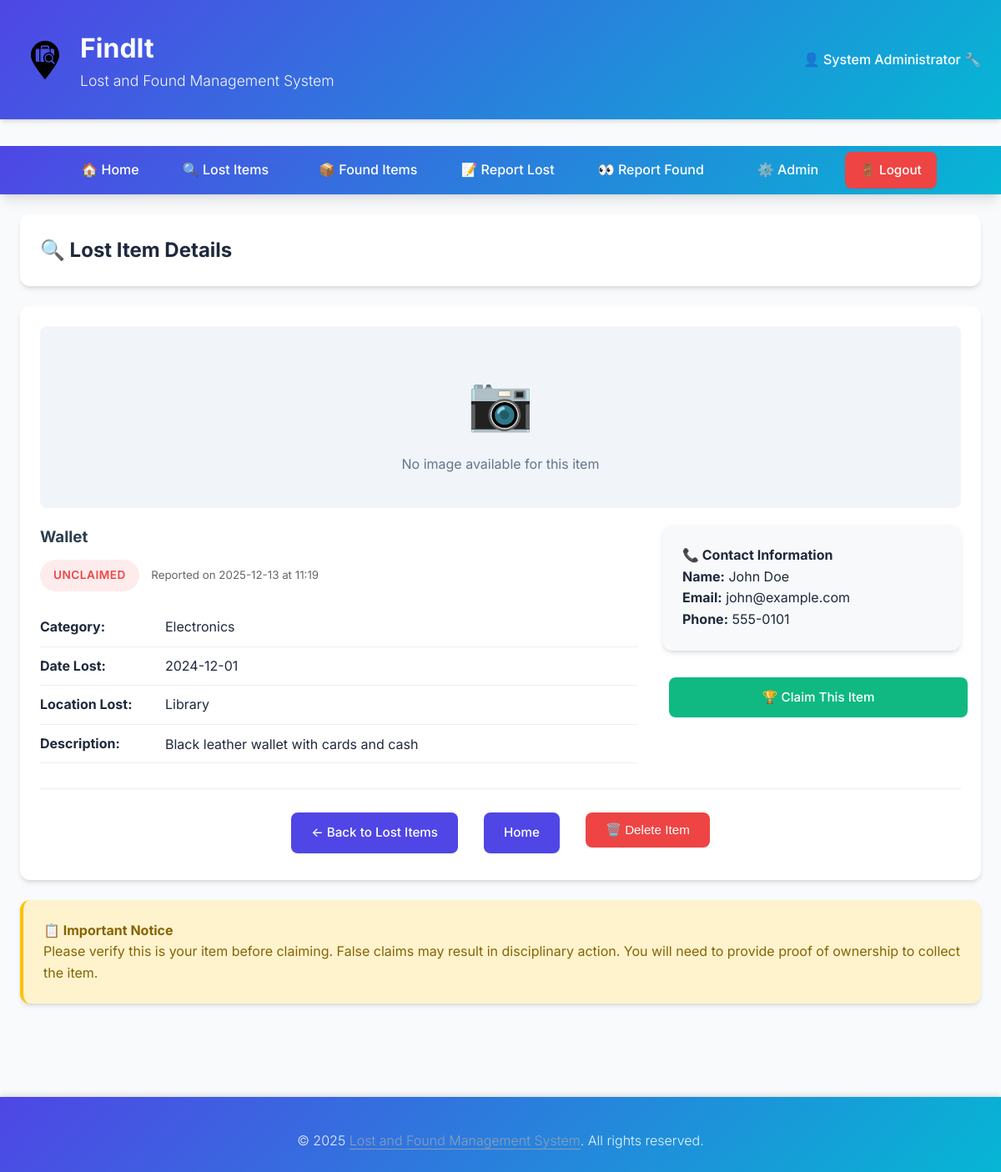
Page /item/lost/1 (signed in) on the committed database.
### tables this page shows
CREATE TABLE lost_items (
    id INTEGER PRIMARY KEY AUTOINCREMENT,
    item_name VARCHAR(100) NOT NULL,
    category VARCHAR(50) NOT NULL,
    description TEXT,
    lost_date DATE NOT NULL,
    location VARCHAR(200) NOT NULL,
    contact_name VARCHAR(100) NOT NULL,
    contact_email VARCHAR(100),
    contact_phone VARCHAR(20),
    status VARCHAR(20) DEFAULT 'unclaimed',  -- unclaimed, claimed, returned
    created_at TIMESTAMP DEFAULT CURRENT_TIMESTAMP,
    updated_at TIMESTAMP DEFAULT CURRENT_TIMESTAMP
, image_filename VARCHAR(255), user_id INTEGER);

### app.py (the view)
@app.route('/item/lost/<int:item_id>')
@login_required
def view_lost_item(item_id):
    db = get_db()
    item = db.execute(
        'SELECT * FROM lost_items WHERE id = ?', (item_id,)
    ).fetchone()
    if item is None:
        flash('Item not found!', 'error')
        return redirect(url_for('list_lost'))
    return render_template('view_lost_item.html', item=item)

### app.py (called while the page is built)
def get_db():
    conn = sqlite3.connect(DATABASE)
    conn.row_factory = sqlite3.Row
    return conn

def login_required(f):
    @wraps(f)
    def decorated_function(*args, **kwargs):
        if 'user_id' not in session:
            flash('Please login to access this page.', 'error')
            return redirect(url_for('login'))
        return f(*args, **kwargs)
    return decorated_function

### templates/view_lost_item.html (shortened to what this page needs)
{% extends "base.html" %}
{% block content %}
<div class="card">
    <h2>🔍 Lost Item Details</h2>
</div>
<div class="card">
    <div style="margin-bottom: 20px; text-align: center;">
        {% if item.image_filename %}
            <img src="{{ url_for('uploaded_file', filename=item.image_filename) }}"
                 style="max-width: 100%; max-height: 300px; object-fit: contain; border-radius: 8px; box-shadow: var(--shadow-md);"
                 alt="{{ item.item_name }}">
        {% else %}
            <div style="background-color: #f1f5f9; padding: 40px; border-radius: 8px;">
                <span style="font-size: 4rem; margin: 0;">📷</span>
                <p style="margin-top: 10px; color: var(--text-secondary);">No image available for this item</p>
            </div>
        {% endif %}
    </div>
    <div style="display: grid; grid-template-columns: 2fr 1fr; gap: 30px;">
        <div>
            <h3 style="color: #2c3e50; margin-top: 0;">{{ item.item_name }}</h3>
            <div style="margin-bottom: 20px;">
                <span class="status-badge status-{{ item.status }}">{{ item.status }}</span>
                <small style="margin-left: 10px; color: #666;">
                    Reported on {{ item.created_at[:10] }} at {{ item.created_at[11:16] }}
                </small>
            </div>
            <table style="width: 100%; border-collapse: collapse;">
                <tr style="border-bottom: 1px solid #eee;">
                    <td style="padding: 10px 0; font-weight: bold; width: 150px;">Category:</td>
                    <td style="padding: 10px 0;">{{ item.category }}</td>
                </tr>
                <tr style="border-bottom: 1px solid #eee;">
                    <td style="padding: 10px 0; font-weight: bold;">Date Lost:</td>
                    <td style="padding: 10px 0;">{{ item.lost_date }}</td>
                </tr>
                <tr style="border-bottom: 1px solid #eee;">
                    <td style="padding: 10px 0; font-weight: bold;">Location Lost:</td>
                    <td style="padding: 10px 0;">{{ item.location }}</td>
                </tr>
                {% if item.description %}
                <tr style="border-bottom: 1px solid #eee;">
                    <td style="padding: 10px 0; font-weight: bold; vertical-align: top;">Description:</td>
                    <td style="padding: 10px 0; line-height: 1.5;">{{ item.description }}</td>
                </tr>
                {% endif %}
            </table>
        </div>
        <div>
            <div class="card" style="background-color: #f8f9fa;">
                <h4 style="margin-top: 0;">📞 Contact Information</h4>
                <p><strong>Name:</strong> {{ item.contact_name }}</p>
                {% if item.contact_email %}
                <p><strong>Email:</strong> {{ item.contact_email }}</p>
                {% endif %}
                {% if item.contact_phone %}
                <p><strong>Phone:</strong> {{ item.contact_phone }}</p>
                {% endif %}
            </div>
            {% if item.status == 'unclaimed' %}
            <div style="text-align: center; margin-top: 20px;">
                <a href="{{ url_for('claim_lost_item', item_id=item.id) }}" class="btn btn-success" style="width: 100%;">
                    🏆 Claim This Item
                </a>
            </div>
            {% endif %}
        </div>
    </div>
    <div style="margin-top: 30px; padding-top: 20px; border-top: 1px solid #eee;">
        <div style="display: flex; gap: 15px; justify-content: center; flex-wrap: wrap;">
            <a href="{{ url_for('list_lost') }}" class="btn">← Back to Lost Items</a>
            <a href="{{ url_for('index') }}" class="btn">Home</a>
            {% if session and ('user_role' in session and session.user_role == 'admin') or ('user_id' in session and session.user_id == item.user_id) %}
            <form method="POST" action="{{ url_for('delete_lost', item_id=item.id) }}" style="margin: 0;">
                <button type="submit" class="btn btn-danger" onclick="return confirm('Are you sure you want to delete this item? This action cannot be undone.')">
                    🗑️ Delete Item
                </button>
            </form>
            {% endif %}
        </div>
    </div>
</div>
<div class="card" style="background-color: #fff3cd; border-left: 4px solid #ffc107;">
    <h4 style="margin-top: 0; color: #856404;">📋 Important Notice</h4>
    <p style="margin: 0; color: #856404;">
        Please verify this is your item before claiming. False claims may result in disciplinary action.
        You will need to provide proof of ownership to collect the item.
    </p>
</div>
{% endblock %}

### templates/base.html (style rules this page uses)
:root { --primary-color: #4f46e5; --primary-hover: #4338ca; --secondary-color: #06b6d4; --accent-color: #f59e0b; --success-color: #10b981; --warning-color: #f59e0b; --danger-color: #ef4444; --bg-primary: #f8fafc; --bg-secondary: #ffffff; --text-primary: #1e293b; --text-secondary: #64748b; --text-light: #94a3b8; --border-color: #e2e8f0; --shadow-sm: 0 1px 2px 0 rgb(0 0 0 / 0.05); --shadow-md: 0 4px 6px -1px rgb(0 0 0 / 0.1), 0 2px 4px -2px rgb(0 0 0 / 0.1); --shadow-lg: 0 10px 15px -3px rgb(0 0 0 / 0.1), 0 4px 6px -4px rgb(0 0 0 / 0.1); --shadow-xl: 0 20px 25px -5px rgb(0 0 0 / 0.1), 0 8px 10px -6px rgb(0 0 0 / 0.1); --transition: all 0.3s ease; }
* { margin: 0; padding: 0; box-sizing: border-box; }
body { font-family: 'Inter', -apple-system, BlinkMacSystemFont, 'Segoe UI', Roboto, sans-serif; line-height: 1.6; color: var(--text-primary); background-color: var(--bg-primary); font-size: 16px; }
.btn { background-color: var(--primary-color); color: white; padding: 12px 24px; border: none; border-radius: 8px; cursor: pointer; text-decoration: none; display: inline-block; margin: 8px; transition: var(--transition); font-weight: 500; font-size: 0.95rem; box-shadow: var(--shadow-sm); }
.btn-success { background-color: var(--success-color); }
.btn-danger { background-color: var(--danger-color); }
.card { background-color: var(--bg-secondary); border-radius: 12px; box-shadow: var(--shadow-md); padding: 24px; margin-bottom: 24px; transition: var(--transition); }
.status-badge { display: inline-block; padding: 8px 16px; border-radius: 24px; font-size: 0.85rem; font-weight: 600; text-transform: uppercase; letter-spacing: 0.5px; transition: var(--transition); margin-top: 12px; }
.status-unclaimed { background-color: rgba(239, 68, 68, 0.1); color: var(--danger-color); }
button, a { -webkit-tap-highlight-color: transparent; }
html, body { overflow-x: hidden; }

### rows in the picture
lost_items: item_name "Wallet", status "UNCLAIMED", created_at "2025-12-13", created_at "11:19", category "Electronics", lost_date "2024-12-01", location "Library", description "Black leather wallet with cards and cash", contact_name "John Doe", contact_email "john@example.com", contact_phone "555-0101"

### other values in the picture
{{ session.full_name }} "System Administrator"
